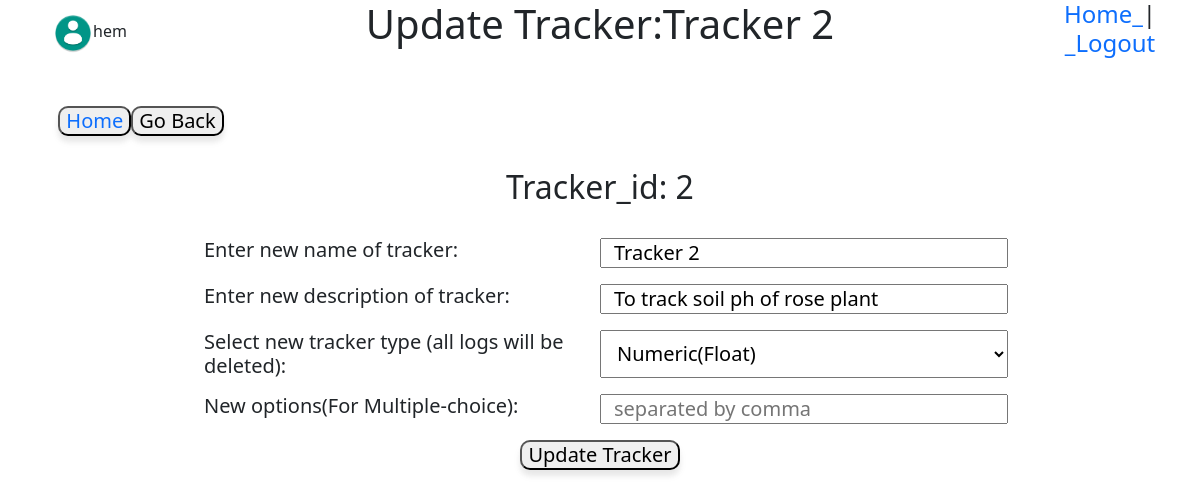
Page /tracker/2/update (signed in) on the committed database.
### database.py (models this page shows)
class User(db.Model,UserMixin):
    id=db.Column(db.Integer,primary_key=True,autoincrement=True)
    username=db.Column(db.String,nullable=False,unique=True)
    password=db.Column(db.String,nullable=False)
    trackers=db.relationship("tracker",cascade='all',backref="parent")

class tracker(db.Model):
    user_id=db.Column(db.Integer,db.ForeignKey('user.id'),nullable=False)
    tracker_id=db.Column(db.Integer,primary_key=True,autoincrement=True)
    name=db.Column(db.String(30),nullable=False)
    desc=db.Column(db.String)
    type=db.Column(db.String,nullable=False)
    settings=db.Column(db.String)
    lastupdate=db.Column(db.DateTime)
    logs=db.relationship("log",cascade='all', backref="parent")

### main.py (the view, shortened to what this page needs)
@app.route('/tracker/<int:tracker_id>/update',methods=['GET','POST'])
@login_required#*************************
def update_tracker(tracker_id):
    if (tracker_id,) not in db.session.query(tracker.tracker_id).all():
        return notfound('tracker_id_not_found')
    t=tracker.query.get(tracker_id)
    return render_template('update_tracker.html',tracker=t,user=current_user)

### main.py (called while the page is built)
@login_manager.user_loader
def load_user(id):
    return User.query.get(int(id))

### templates/update_tracker.html (shortened to what this page needs)
<!DOCTYPE html>
<html lang="en" dir="ltr">
  <head>
    <link href="https://cdn.jsdelivr.net/npm/bootstrap@5.0.2/dist/css/bootstrap.min.css" rel="stylesheet">
    <link rel="stylesheet" href="/static/main.css">
  </head>
  <body>
    <div class="mb-3 row">
      <div class="col-2 d-flex justify-content-center">
        <span class="align-self-center"><img src='/static/userimg.png' width="40px" height="40px" />{{user.username}}</span>
      </div>
      <div class="col-8 text-center">
        <h1>Update Tracker:{{tracker.name}}</h1>
      </div>
      <div class="col-2 text-center h4">
        <a href="/" class="logout">Home_</a>|
        <a href="/logout" class=" logout">_Logout</a>
      </div>
    </div><br>
    <div class="row">
      <div class="col-3 text-center h5"><button type="button"><a href="/main">Home </a></button><button type="button" name="back" onclick="javascrpt:history.back()">Go Back</button>
      </div>
    </div><br>
    <div class="row update_tracker">
      <div class="col-8 offset-2 h5">
        <form class="tracker_form" action="/tracker/{{tracker.tracker_id}}/update" method="post">
          <h2 align="center">Tracker_id: {{tracker.tracker_id}}</h2><br>
          <div class="mb-3 row">
            <label class="col-6" for="name">Enter new name of tracker:</label><input class="col-6" type="text" name="name" value="{{tracker.name}}" required>
          </div>
          <div class="mb-3 row">
            <label class="col-6" for="desc">Enter new description of tracker:</label><input class="col-6" type="text" value="{{tracker.desc}}" name="desc">
          </div>
          <div class="mb-3 row">
            <label class="col-6" for="type">Select new tracker type (all logs will be deleted):</label><select class="col-6" name="type">
              <option value="Numeric" {% if tracker.type=="Numeric" %}selected{% endif %}>Numeric(Float)</option>
            </select>
          </div>
          <div class="mb-3 row">
            <label class="col-6" for="settings">New options(For Multiple-choice):</label><input class="col-6" type="text" name="settings" value="{{tracker.settings}}" placeholder="separated by comma">
          </div>
          <div class="text-center"><button type="submit" name="submit">Update Tracker</button></div>
        </form>
      </div>
    </div>
  </body>
</html>

### static/main.css (style rules this page uses)
button { box-shadow: 0 6px 8px 0 rgba(0, 0, 0, 0.05), 0 6px 5px 0 rgba(0, 0, 0, 0.05); border-radius: 10px; }
a { text-decoration: none; }

### rows in the picture
User: username "hem"
tracker: tracker_id "2", name "Tracker 2", desc "To track soil ph of rose plant", type "Numeric(Float)"
